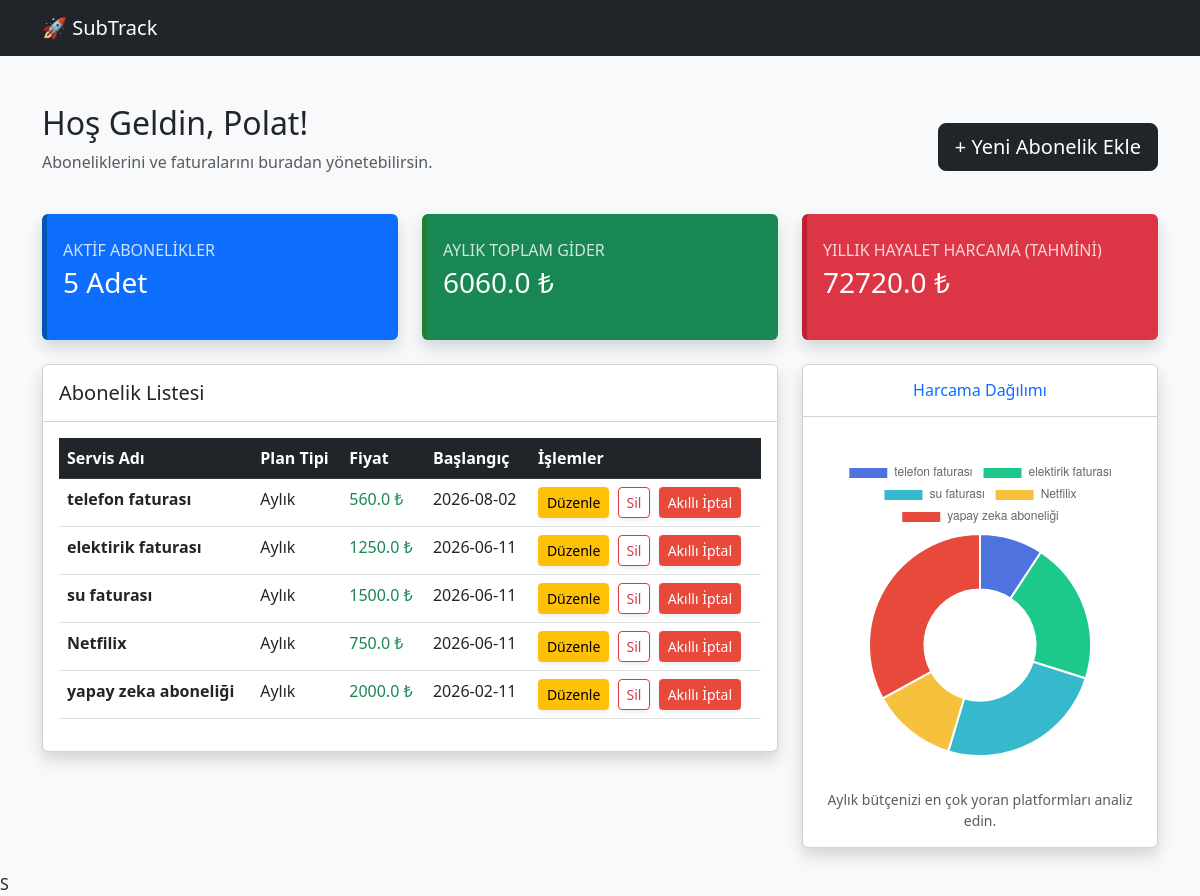
The page / on the database its author committed.
### tables this page shows
CREATE TABLE users (
                id INTEGER PRIMARY KEY AUTOINCREMENT,
                username TEXT NOT NULL UNIQUE,
                email TEXT NOT NULL UNIQUE,
                created_at TIMESTAMP DEFAULT CURRENT_TIMESTAMP
            );

CREATE TABLE subscriptions (
                id INTEGER PRIMARY KEY AUTOINCREMENT,
                user_id INTEGER NOT NULL,
                name TEXT NOT NULL,
                plan_type TEXT NOT NULL CHECK (plan_type IN ('Aylık', 'Yıllık', 'Haftalık')),
                price REAL NOT NULL,
                start_date DATE,
                status TEXT DEFAULT 'Aktif' CHECK (status IN ('Aktif', 'İptal Edildi')),
                FOREIGN KEY (user_id) REFERENCES users (id) ON DELETE CASCADE
            );

### app.py (the view)
@app.route("/")
def home():
    current_user = db.get_users()[0]
    subs = db.get_subscriptions()
    total_subs = len(subs)
    total_cost = sum(sub['price'] for sub in subs)
    return render_template("dashboard.html", user=current_user, subs=subs, total_subs=total_subs, total_cost=total_cost)

### db.py (called while the page is built)
    def connect(self):
        self.conn = sqlite3.connect(self.db_name)
        self.conn.execute("PRAGMA foreign_keys = ON;")
        self.conn.row_factory = sqlite3.Row
        return self.conn

    def close(self):
        if self.conn:
            self.conn.close()
            self.conn = None

    def execute_query(self, query, params=None):
        opened_here = False
        if not self.conn:
            self.connect()
            opened_here = True
        try:
            cursor = self.conn.cursor()
            if params:
                cursor.execute(query, params)
            else:
                cursor.execute(query)
            self.conn.commit()
            return cursor.fetchall()
        finally:
            if opened_here:
                self.close()

    def get_users(self):
        query = "SELECT * FROM users"
        return [dict(row) for row in self.execute_query(query)]

    def get_subscriptions(self):
        query = """
            SELECT s.*, u.username
            FROM subscriptions s
            LEFT JOIN users u ON s.user_id = u.id
        """
        return [dict(row) for row in self.execute_query(query)]

### templates/dashboard.html (shortened to what this page needs)
<!DOCTYPE html>
<html lang="tr">
<head>
    <link href="https://cdn.jsdelivr.net/npm/bootstrap@5.3.0/dist/css/bootstrap.min.css" rel="stylesheet">
</head>
<body class="bg-light">
    <nav class="navbar navbar-dark bg-dark">
        <div class="container">
            <a class="navbar-brand" href="/">🚀 SubTrack</a>
        </div>
    </nav>
    <div class="container mt-5">
        <div class="d-flex justify-content-between align-items-center mb-4">
            <div>
                <h2>Hoş Geldin, {{ user['username'] }}!</h2>
                <p class="text-muted">Aboneliklerini ve faturalarını buradan yönetebilirsin.</p>
            </div>
            <a href="/add" class="btn btn-dark btn-lg">+ Yeni Abonelik Ekle</a>
        </div>
        <div class="row mt-4 mb-4">
            <div class="col-md-4">
                <div class="card text-white bg-primary mb-3 shadow h-100 py-2 border-0" style="border-left: 5px solid #0056b3 !important;">
                    <div class="card-body">
                        <div class="row no-gutters align-items-center">
                            <div class="col mr-2">
                                <div class="text-xs font-weight-bold text-uppercase mb-1" style="opacity: 0.8;">Aktif Abonelikler</div>
                                <div class="h3 mb-0 font-weight-bold">{{ total_subs }} Adet</div>
                            </div>
                        </div>
                    </div>
                </div>
            </div>
            <div class="col-md-4">
                <div class="card text-white bg-success mb-3 shadow h-100 py-2 border-0" style="border-left: 5px solid #1e7e34 !important;">
                    <div class="card-body">
                        <div class="row no-gutters align-items-center">
                            <div class="col mr-2">
                                <div class="text-xs font-weight-bold text-uppercase mb-1" style="opacity: 0.8;">Aylık Toplam Gider</div>
                                <div class="h3 mb-0 font-weight-bold">{{ total_cost }} ₺</div>
                            </div>
                        </div>
                    </div>
                </div>
            </div>
            <div class="col-md-4">
                <div class="card text-white bg-danger mb-3 shadow h-100 py-2 border-0" style="border-left: 5px solid #bd2130 !important;">
                    <div class="card-body">
                        <div class="row no-gutters align-items-center">
                            <div class="col mr-2">
                                <div class="text-xs font-weight-bold text-uppercase mb-1" style="opacity: 0.8;">Yıllık Hayalet Harcama (Tahmini)</div>
                                <div class="h3 mb-0 font-weight-bold">{{ (total_cost * 12) }} ₺</div>
                            </div>
                        </div>
                    </div>
                </div>
            </div>
        </div>
        <div class="row">
            <div class="col-lg-8">
                <div class="card shadow mb-4">
                    <div class="card-header py-3 bg-white">
                        <h5 class="m-0 font-weight-bold text-dark">Abonelik Listesi</h5>
                    </div>
                    <div class="card-body">
                        <table class="table table-hover">
                            <thead class="table-dark">
                                <tr>
                                    <th>Servis Adı</th>
                                    <th>Plan Tipi</th>
                                    <th>Fiyat</th>
                                    <th>Başlangıç</th>
                                    <th>İşlemler</th>
                                </tr>
                            </thead>
                            <tbody>
                                {% for sub in subs %}
                                <tr>
                                    <td><strong>{{ sub.name }}</strong></td>
                                    <td>{{ sub.plan_type }}</td>
                                    <td><span class="text-success font-weight-bold">{{ sub.price }} ₺</span></td>
                                    <td>{{ sub.start_date }}</td>
                                    <td>
                                        <a href="/edit/{{ sub.id }}" class="btn btn-warning btn-sm shadow-sm me-1">Düzenle</a>
                                        <a href="/delete/{{ sub.id }}" class="btn btn-outline-danger btn-sm shadow-sm me-1">Sil</a>
                                        <button onclick="akilliIptal('{{ sub.name }}')" class="btn btn-cancel-smart btn-sm shadow-sm">Akıllı İptal</button>
                                    </td>
                                </tr>
                                {% else %}
                                <tr>
                                    <td colspan="5" class="text-center text-muted py-4">
                                        Hayalet harcamanız bulunmuyor. Yeni bir abonelik ekleyin.
                                    </td>
                                </tr>
                                {% endfor %}
                            </tbody>
                        </table>
                    </div>
                </div>
            </div>
            <div class="col-lg-4">
                <div class="card shadow mb-4">
                    <div class="card-header py-3 bg-white text-center">
                        <h6 class="m-0 font-weight-bold text-primary">Harcama Dağılımı</h6>
                    </div>
                    <div class="card-body">
                        <div class="chart-pie pt-4 pb-2">
                            <canvas id="myPieChart"></canvas>
                        </div>
                        <div class="mt-4 text-center small text-muted">
                            Aylık bütçenizi en çok yoran platformları analiz edin.
                        </div>
                    </div>
                </div>
            </div>
        </div>
    </div>
    <script>
        // 1. Akıllı İptal Asistanı Simülasyonu
        function akilliIptal(platformAdi) {
            alert("SubTrack Asistanı Devrede!\n\n" + platformAdi + " aboneliğinizi iptal etmek için resmi portal bağlantısı aranıyor... \n\n(Not: Bu bir MVP simülasyonudur. Gelecek sürümde tek tıkla resmi API üzerinden iptal sağlanacaktır.)");
        }
        // 2. Python'dan Gelen Verilerle Grafik Çizimi
        const abonelikVerileri = {{ subs | tojson | safe }};
        if(abonelikVerileri.length > 0) {
            const etiketler = abonelikVerileri.map(item => item.name);
            const fiyatlar = abonelikVerileri.map(item => parseFloat(item.price));
            const ctx = document.getElementById('myPieChart');
            new Chart(ctx, {
                type: 'doughnut',
                data: {
                    labels: etiketler,
                    datasets: [{
                        data: fiyatlar,
                        backgroundColor: ['#4e73df', '#1cc88a', '#36b9cc', '#f6c23e', '#e74a3b', '#858796'],
                        hoverBackgroundColor: ['#2e59d9', '#17a673', '#2c9faf', '#dfa122', '#be2617', '#5a5c69'],
                        hoverBorderColor: "rgba(234, 236, 244, 1)",
                    }],
                },
                options: {
                    maintainAspectRatio: false,
                    legend: {
                        display: true,
                        position: 'bottom'
                    },
                    cutoutPercentage: 80,
                },
            });
        }
    </script>
</body>
</html>S

### templates/dashboard.html (style rules this page uses)
.btn-cancel-smart { background-color: #e74a3b; color: white; transition: all 0.3s ease; }

### rows shown on the page
users: username "Polat"
subscriptions: name "telefon faturası", plan_type "Aylık", price "560.0", start_date "2026-08-02"
subscriptions: name "elektirik faturası", plan_type "Aylık", price "1250.0", start_date "2026-06-11"
subscriptions: name "su faturası", plan_type "Aylık", price "1500.0", start_date "2026-06-11"
subscriptions: name "Netfilix", plan_type "Aylık", price "750.0", start_date "2026-06-11"
subscriptions: name "yapay zeka aboneliği", plan_type "Aylık", price "2000.0", start_date "2026-02-11"

### other values the page prints
{{ total_subs }} "5"
{{ total_cost }} "6060.0"
{{ (total_cost * 12) }} "72720.0"
